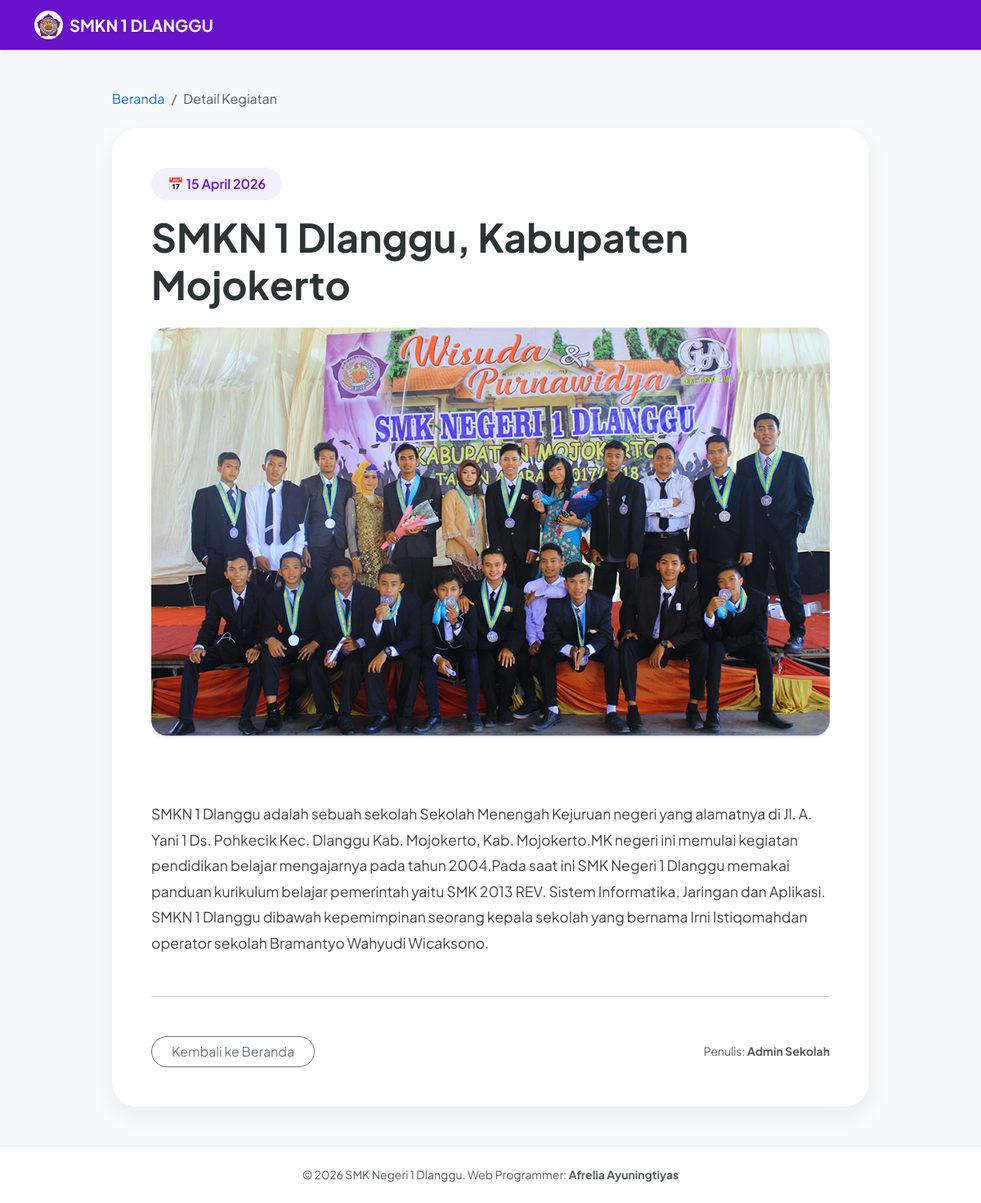
The app's page /detail.php?id=4 with its own data.
### tables this page shows
CREATE TABLE `tbl_kegiatan` (
  `id_kegiatan` int NOT NULL,
  `judul` varchar(255) NOT NULL,
  `deskripsi` text NOT NULL,
  `gambar` varchar(255) DEFAULT NULL,
  `tanggal_kegiatan` timestamp NULL DEFAULT CURRENT_TIMESTAMP
);

### detail.php (the view, shortened to what this page needs)
<?php
include 'koneksi.php';
if(isset($_GET['id'])){
    $id = $_GET['id'];
} else {
    header("location:index.php");
}
$query = mysqli_query($koneksi, "SELECT * FROM tbl_kegiatan WHERE id_kegiatan='$id'");
$d = mysqli_fetch_array($query);
?>
<!DOCTYPE html>
<html lang="id">
<head>
    <link href="https://cdn.jsdelivr.net/npm/bootstrap@5.3.0/dist/css/bootstrap.min.css" rel="stylesheet">
    <link rel="stylesheet" href="https://cdn.jsdelivr.net/npm/bi-icons@1.11.0/font/bootstrap-icons.css">
</head>
<body>
    <nav class="navbar navbar-expand-lg navbar-dark shadow-sm">
        <div class="container">
            <a class="navbar-brand d-flex align-items-center" href="index.php">
                <img src="assets/logo_smk.jpeg" alt="Logo" width="35" class="me-2 rounded-circle">
                <span class="fw-bold">SMKN 1 DLANGGU</span>
            </a>
        </div>
    </nav>
    <div class="container mt-5 mb-5">
        <div class="row justify-content-center">
            <div class="col-lg-10">
                <nav aria-label="breadcrumb" class="mb-4">
                    <ol class="breadcrumb">
                        <li class="breadcrumb-item"><a href="index.php" class="text-decoration-none">Beranda</a></li>
                        <li class="breadcrumb-item active" aria-current="page">Detail Kegiatan</li>
                    </ol>
                </nav>
                <div class="detail-card p-4 p-md-5">
                    <div class="mb-4">
                        <div class="badge-date mb-3">
                            📅 <?php echo date('d F Y', strtotime($d['tanggal_kegiatan'])); ?>
                        </div>
                        <h1 class="fw-bold display-5" style="color: #2d3436;"><?php echo $d['judul']; ?></h1>
                    </div>
                    <div class="mb-5 text-center">
                        <?php if($d['gambar'] != "" && file_exists("assets/".$d['gambar'])): ?>
                            <img src="assets/<?php echo $d['gambar']; ?>" class="img-detail shadow-sm" alt="Berita">
                        <?php else: ?>
                            <img src="assets/logo.jpeg" class="img-detail shadow-sm" alt="Default">
                        <?php endif; ?>
                    </div>
                    <div class="content-area">
                        <?php echo $d['deskripsi']; ?>
                    </div>
                    <hr class="my-5 opacity-10">
                    <div class="d-flex justify-content-between align-items-center">
                        <a href="index.php" class="btn btn-outline-secondary px-4 rounded-pill">
                             Kembali ke Beranda
                        </a>
                        <div class="text-muted small">
                            Penulis: <strong>Admin Sekolah</strong>
                        </div>
                    </div>
                </div>
            </div>
        </div>
    </div>
    <footer class="bg-white py-4 border-top">
        <div class="container text-center">
            <p class="text-muted small mb-0">&copy; 2026 SMK Negeri 1 Dlanggu. Web Programmer: <strong>Afrelia Ayuningtiyas</strong></p>
        </div>
    </footer>
</body>
</html>

### detail.php (style rules this page uses)
:root { --primary-purple: #6a11cb; --soft-purple: #f3f0ff; }
body { font-family: 'Plus Jakarta Sans', sans-serif; background-color: #f8f9fa; }
.navbar { background: #6a11cb !important; }
.detail-card { background: white; border-radius: 30px; border: none; overflow: hidden; box-shadow: 0 10px 30px rgba(0,0,0,0.05); }
.img-detail { width: 100%; max-height: 500px; object-fit: cover; border-radius: 20px; }
.content-area { line-height: 1.8; color: #444; font-size: 1.1rem; white-space: pre-line; }
.badge-date { background: var(--soft-purple); color: var(--primary-purple); padding: 8px 20px; border-radius: 50px; font-weight: 600; display: inline-block; }

### records on screen
tbl_kegiatan: tanggal_kegiatan "15 April 2026", judul "SMKN 1 Dlanggu, Kabupaten Mojokerto", gambar (picture), deskripsi "SMKN 1 Dlanggu adalah sebuah sekolah Sekolah Menengah Kejuruan negeri yang alamatnya di Jl. A. Yani 1 Ds. Pohkecik Kec. Dlanggu Kab. Mojokerto, Kab. Mojokerto.MK negeri ini memulai kegiatan pendidikan belajar mengajarnya pada tahun 2004.Pada saat ini SMK Negeri 1 Dlanggu memakai panduan kurikulum belajar pemerintah yaitu SMK 2013 REV. Sistem Informatika, Jaringan dan Aplikasi. SMKN 1 Dlanggu dibawah kepemimpinan seorang kepala sekolah yang bernama Irni Istiqomahdan operator sekolah Bramantyo Wahyudi Wicaksono."
